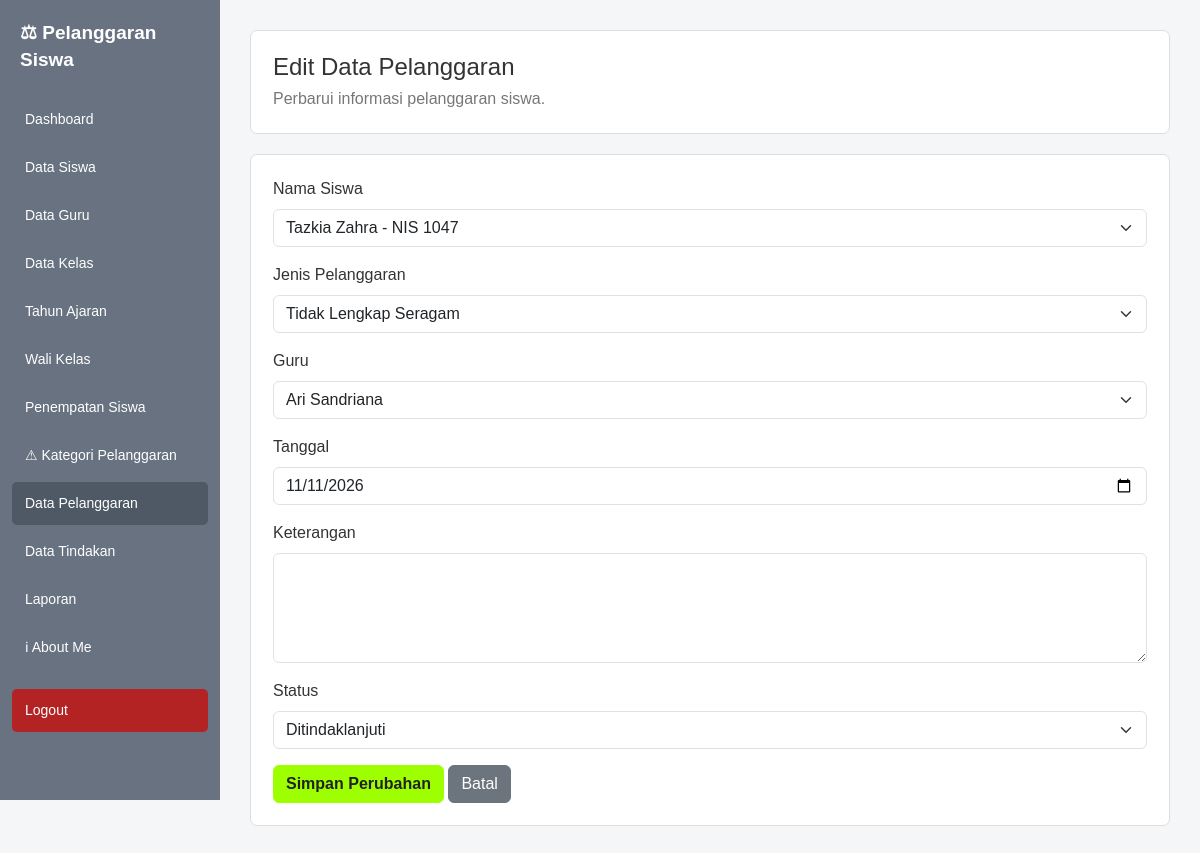
The page /edit_pelanggaran.php?id=14 (signed in) on the database its author committed.
### tables this page shows
CREATE TABLE `pelanggaran` (
  `id` int(11) NOT NULL,
  `siswa_id` int(11) NOT NULL,
  `jenis_id` int(11) NOT NULL,
  `guru_id` int(11) DEFAULT NULL,
  `tanggal` date NOT NULL,
  `keterangan` text DEFAULT NULL,
  `status` varchar(50) DEFAULT 'tercatat'
);

CREATE TABLE `siswa` (
  `id` int(11) NOT NULL,
  `nis` varchar(20) NOT NULL,
  `nisn` varchar(20) DEFAULT NULL,
  `nama` varchar(150) NOT NULL,
  `jenis_kelamin` char(1) DEFAULT NULL,
  `tanggal_lahir` date DEFAULT NULL,
  `alamat` text DEFAULT NULL,
  `no_hp_ortu` varchar(20) DEFAULT NULL,
  `aktif` tinyint(1) DEFAULT 1,
  `status_aktif` tinyint(1) DEFAULT 1,
  `created_at` timestamp NOT NULL DEFAULT current_timestamp(),
  `updated_at` timestamp NOT NULL DEFAULT current_timestamp() ON UPDATE current_timestamp()
);

CREATE TABLE `jenis_pelanggaran` (
  `id` int(11) NOT NULL,
  `kategori_id` int(11) DEFAULT NULL,
  `nama` varchar(150) NOT NULL,
  `poin` int(11) DEFAULT 0,
  `keterangan` text DEFAULT NULL,
  `status_aktif` tinyint(1) DEFAULT 1
);

CREATE TABLE `guru` (
  `id` int(11) NOT NULL,
  `nip` varchar(30) NOT NULL,
  `nama` varchar(150) NOT NULL,
  `jenis_kelamin` char(1) DEFAULT NULL,
  `mata_pelajaran` varchar(100) DEFAULT NULL,
  `email` varchar(100) DEFAULT NULL,
  `no_hp` varchar(20) DEFAULT NULL,
  `alamat` text DEFAULT NULL,
  `status_aktif` tinyint(1) DEFAULT 1,
  `dibuat_pada` timestamp NOT NULL DEFAULT current_timestamp(),
  `diperbarui_pada` timestamp NOT NULL DEFAULT current_timestamp() ON UPDATE current_timestamp()
);

### edit_pelanggaran.php (the view, shortened to what this page needs)
<?php
require_once "database.php";
$id = (int)($_GET['id'] ?? 0);
$stmt = mysqli_prepare(
    $koneksi,
    "SELECT * FROM pelanggaran WHERE id = ? LIMIT 1"
);
mysqli_stmt_bind_param($stmt, "i", $id);
mysqli_stmt_execute($stmt);
$data = mysqli_fetch_assoc(mysqli_stmt_get_result($stmt));
$siswa = mysqli_query(
    $koneksi,
    "SELECT id, nama, nis FROM siswa ORDER BY nama ASC"
);
$jenis = mysqli_query(
    $koneksi,
    "SELECT id, nama FROM jenis_pelanggaran ORDER BY nama ASC"
);
$guru = mysqli_query(
    $koneksi,
    "SELECT id, nama FROM guru ORDER BY nama ASC"
);
?>
<!DOCTYPE html>
<html lang="id">
<head>
    <link href="https://cdn.jsdelivr.net/npm/bootstrap@5.3.3/dist/css/bootstrap.min.css" rel="stylesheet">
</head>
<body>
<div class="sidebar">
    <div class="sidebar-title">⚖ Pelanggaran<br>Siswa</div>
    <a href="dashboard.php"> Dashboard</a>
    <a href="kelola_siswa.php">Data Siswa</a>
    <a href="kelola_guru.php">Data Guru</a>
    <a href="kelola_kelas.php">Data Kelas</a>
    <a href="kelola_tahun_ajaran.php">Tahun Ajaran</a>
    <a href="kelola_wali_kelas.php">Wali Kelas</a>
    <a href="penempatan_siswa.php">Penempatan Siswa</a>
    <a href="kelola_pelanggaran_kategori.php">⚠ Kategori Pelanggaran</a>
    <a href="pelanggaran.php" class="active">Data Pelanggaran</a>
    <a href="tindakan.php">Data Tindakan</a>
    <a href="laporan.php">Laporan</a>
    <a href="about_me.php">ℹ About Me</a>
    <a href="logout.php" class="logout"> Logout</a>
</div>
<div class="content">
    <div class="header">
        <h1>Edit Data Pelanggaran</h1>
        <p>Perbarui informasi pelanggaran siswa.</p>
    </div>
    <div class="box">
        <form method="POST">
            <div class="mb-3">
                <label class="form-label">Nama Siswa</label>
                <select name="siswa_id" class="form-select" required>
                    <?php while ($item = mysqli_fetch_assoc($siswa)): ?>
                        <option value="<?= $item['id']; ?>"
                            <?= (int)$item['id'] === (int)$data['siswa_id'] ? 'selected' : ''; ?>>
                            <?= htmlspecialchars($item['nama']); ?>
                            - NIS <?= htmlspecialchars($item['nis']); ?>
                        </option>
                    <?php endwhile; ?>
                </select>
            </div>
            <div class="mb-3">
                <label class="form-label">Jenis Pelanggaran</label>
                <select name="jenis_id" class="form-select" required>
                    <?php while ($item = mysqli_fetch_assoc($jenis)): ?>
                        <option value="<?= $item['id']; ?>"
                            <?= (int)$item['id'] === (int)$data['jenis_id'] ? 'selected' : ''; ?>>
                            <?= htmlspecialchars($item['nama']); ?>
                        </option>
                    <?php endwhile; ?>
                </select>
            </div>
            <div class="mb-3">
                <label class="form-label">Guru</label>
                <select name="guru_id" class="form-select">
                    <?php while ($item = mysqli_fetch_assoc($guru)): ?>
                        <option value="<?= $item['id']; ?>"
                            <?= (string)$item['id'] === (string)$data['guru_id'] ? 'selected' : ''; ?>>
                            <?= htmlspecialchars($item['nama']); ?>
                        </option>
                    <?php endwhile; ?>
                </select>
            </div>
            <div class="mb-3">
                <label class="form-label">Tanggal</label>
                <input type="date" name="tanggal" class="form-control"
                       value="<?= htmlspecialchars($data['tanggal']); ?>" required>
            </div>
            <div class="mb-3">
                <label class="form-label">Keterangan</label>
                <textarea name="keterangan" class="form-control" rows="4"><?= htmlspecialchars($data['keterangan'] ?? ''); ?></textarea>
            </div>
            <div class="mb-3">
                <label class="form-label">Status</label>
                <select name="status" class="form-select" required>
                    <option value="ditindaklanjuti" <?= $data['status'] === 'ditindaklanjuti' ? 'selected' : ''; ?>>Ditindaklanjuti</option>
                </select>
            </div>
            <button type="submit" name="update" class="btn btn-simpan">
                Simpan Perubahan
            </button>
            <a href="pelanggaran.php" class="btn btn-secondary">
                Batal
            </a>
        </form>
    </div>
</div>
</body>
</html>

### edit_pelanggaran.php (style rules this page uses)
body { margin: 0; background: #f4f6f8; font-family: Arial, sans-serif; color: #333; }
.sidebar { position: fixed; top: 0; left: 0; width: 220px; height: 100vh; padding: 20px 12px; background: #687280; overflow-y: auto; }
.sidebar-title { color: white; font-size: 19px; font-weight: bold; margin: 0 8px 25px; line-height: 1.4; }
.sidebar a { display: block; padding: 11px 13px; margin-bottom: 5px; color: white; text-decoration: none; border-radius: 5px; font-size: 14px; }
.sidebar a:hover, .sidebar a.active { background: #4f5965; }
.sidebar .logout { margin-top: 20px; background: #b42323; }
.content { margin-left: 220px; padding: 30px; }
.header, .box { background: white; border: 1px solid #ddd; border-radius: 7px; padding: 22px; margin-bottom: 20px; }
.header h1 { margin: 0; font-size: 24px; }
.header p { color: #777; margin: 5px 0 0; }
.btn-simpan { background: #9dff00; border: 1px solid #9dff00; color: #222; font-weight: bold; }

### rows shown on the page
pelanggaran: siswa_id "Tazkia Zahra - NIS 1047", jenis_id "Tidak Lengkap Seragam", guru_id "Ari Sandriana", tanggal "11/11/2026", status "Ditindaklanjuti"
